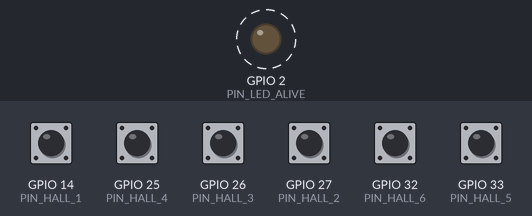
Simulated run of this sketch. Board: ESP32. Parts: output pins drawn as LEDs (lit = HIGH). Dashed ring = blinking. The test bench sets the inputs (shaded band); at power-on: GPIO 14 (PIN_HALL_1), GPIO 25 (PIN_HALL_4), GPIO 26 (PIN_HALL_3), GPIO 27 (PIN_HALL_2), GPIO 32 (PIN_HALL_6), GPIO 33 (PIN_HALL_5) HIGH. What the sketch prints to the serial monitor is not drawn.

Above: at 3.8 s.
3.9 s: GPIO 14 (PIN_HALL_1) pulled LOW for 1.3 s
9.2 s: GPIO 25 (PIN_HALL_4) pulled LOW for 1.3 s
12.7 s: GPIO 26 (PIN_HALL_3) pulled LOW for 1.3 s
16.2 s: GPIO 27 (PIN_HALL_2) pulled LOW for 1.3 s
19.7 s: GPIO 32 (PIN_HALL_6) pulled LOW for 1.3 s
23.2 s: GPIO 33 (PIN_HALL_5) pulled LOW for 1.3 s
Timing chart, 0 to 27.7 s (numbered marks = the images above; inputs shaded):
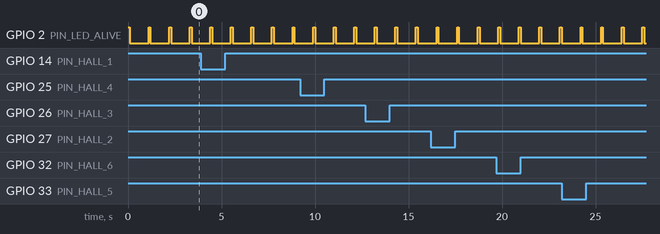

Measured:
- by itself, GPIO 2 (PIN_LED_ALIVE): alternates HIGH for 0.10 s and LOW for 1.0 s

The sketch:

hall_check.ino
```cpp
// (licence header left out)
// -----FreeRTOS includes-----
#include <freertos/FreeRTOS.h>
#include <freertos/task.h>

// -----pinout-----
#define PIN_LED_ALIVE 02
#define PIN_HALL_1    14
#define PIN_HALL_2    27
#define PIN_HALL_3    26
#define PIN_HALL_4    25
#define PIN_HALL_5    33
#define PIN_HALL_6    32

// -----tasks config-----
#define TASK_HALL_SEND_RATE_Hz  1           // task send rate in hertz
#define TASK_HALL_SEND_RATE_ms  (int( 1000.0 / float(TASK_HALL_SEND_RATE_Hz))) // rate perido in milliseconds
#define TASK_HALL_SEND_RATE_s   (float (1.0 / float(TASK_HALL_SEND_RATE_Hz))) // rate perido in seconds
#define TASK_HALL_SEND_RATE_min (float(1.0 / (float(TASK_HALL_SEND_RATE_Hz) * 60.0))) // rate perido in min

// -----FreeRTOS objects-----
TaskHandle_t th_hall_check;
TaskHandle_t th_alive;

/**
 * @brief Read and print hall raw data
 *
 * @param arg void arg
 */
void task_hall_check(void *arg){
    (void)arg;

    // -----create local variables-----
    uint32_t timer_send;
    bool hall_read[6];

    // -----pin mode-----
    pinMode(PIN_HALL_1, INPUT_PULLUP);
    pinMode(PIN_HALL_2, INPUT_PULLUP);
    pinMode(PIN_HALL_3, INPUT_PULLUP);
    pinMode(PIN_HALL_4, INPUT_PULLUP);
    pinMode(PIN_HALL_5, INPUT_PULLUP);
    pinMode(PIN_HALL_6, INPUT_PULLUP);

    // -----update timer-----
    timer_send = millis();

    while (true){
        if ((millis() - timer_send) >= TASK_HALL_SEND_RATE_ms){
            // -----add to timer-----
            timer_send += TASK_HALL_SEND_RATE_ms;

            // -----read raw data-----
            hall_read[0] = !digitalRead(PIN_HALL_1);
            hall_read[1] = !digitalRead(PIN_HALL_2);
            hall_read[2] = !digitalRead(PIN_HALL_3);
            hall_read[3] = !digitalRead(PIN_HALL_4);
            hall_read[4] = !digitalRead(PIN_HALL_5);
            hall_read[5] = !digitalRead(PIN_HALL_6);

            // -----print value-----
            Serial.print(  "H1:"); Serial.print(hall_read[0] ? " true" : "false");
            Serial.print(", H2:"); Serial.print(hall_read[1] ? " true" : "false");
            Serial.print(", H3:"); Serial.print(hall_read[2] ? " true" : "false");
            Serial.print(", H4:"); Serial.print(hall_read[3] ? " true" : "false");
            Serial.print(", H5:"); Serial.print(hall_read[4] ? " true" : "false");
            Serial.print(", H6:"); Serial.print(hall_read[5] ? " true" : "false");
            Serial.println();
        }
        vTaskDelay(1 / portTICK_PERIOD_MS);
    }
}

/**
 * @brief alive signal
 *
 * @param arg void arg
 */
void task_alive(void *arg){
    (void)arg;

    pinMode(PIN_LED_ALIVE, OUTPUT);

    while (true){
        digitalWrite(PIN_LED_ALIVE, HIGH);
        vTaskDelay(100 / portTICK_PERIOD_MS);
        digitalWrite(PIN_LED_ALIVE, LOW);
        vTaskDelay(1000 / portTICK_PERIOD_MS);
    }
}

void setup(){
    Serial.begin(115200);

    // -----fire up tasks-----
    xTaskCreate(task_alive,   // task function
                "task_alive", // task name
                2048,         // stack size
                NULL,         // parameters
                10,           // priority
                &th_alive);   // handler

    xTaskCreate(task_hall_check,   // task function
                "task_hall_check", // task name
                2048,              // stack size
                NULL,              // parameters
                10,                // priority
                &th_hall_check);   // handler
}

void loop(){
    // -----delete loop-----
    vTaskDelete(NULL);
}
```
